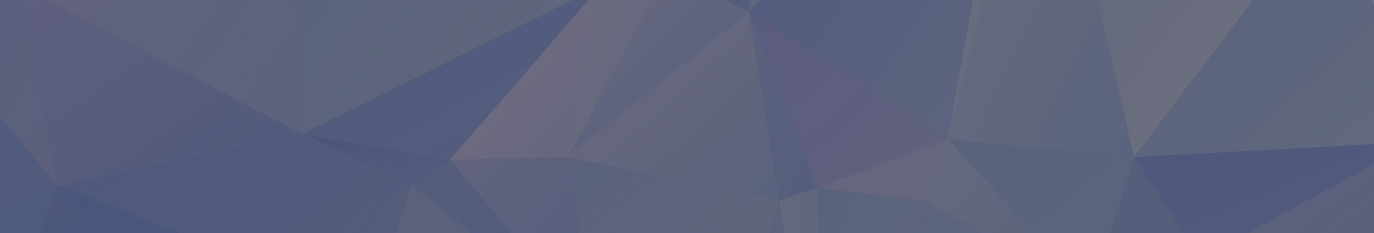
#> input picture app/themes/rating_image/default/assets/other/team_blue.png, 4122 x 698 px (shown at 1/3 size)
$ python -i utils.py   (imports and definitions only)
#> lines starting #> are read from the running program, lines starting #| are printed output that depends on the picture; after the words box and inside, x2 and y2 are one past the last pixel; in counts of white or black regions, pixels touching at a corner belong together
#> further down, picture is the input picture: PIL image 4122x698 RGB; mean R, G, B 91.5, 97.6, 125.1
from typing import Tuple

from PIL import Image, ImageDraw


# [44 lines left out: function crop_image, not called in this run]


def draw_fillet(img: Image.Image, radii: int = 20) -> Image.Image:
    """
    处理图片圆角
    :param img: pillow Image 对象
    :param radii: 圆角半径
    :return: pillow Image 对象
    """
#> called with radii = 20
    # 画圆（用于分离4个角）
    circle = Image.new("L", (radii * 2, radii * 2), 0)  # 创建一个黑色背景的画布
#> circle: PIL image 40x40 L; every value is 0
    draw = ImageDraw.Draw(circle)
    draw.ellipse((0, 0, radii * 2, radii * 2), fill=255)  # 画白色圆形
    # 原图
    img = img.convert("RGBA")
    w, h = img.size
#> w = 4122; h = 698
    # 画4个角（将整圆分离为4个部分）
    alpha = Image.new("L", img.size, 255)
#> alpha: PIL image 4122x698 L; every value is 255
    alpha.paste(circle.crop((0, 0, radii, radii)), (0, 0))  # 左上角
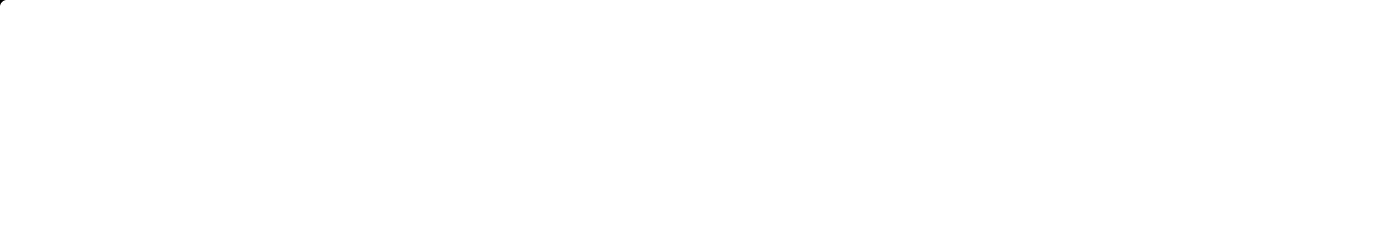
#> alpha: PIL image 4122x698 L (shown at 1/3 size); 100% white; 1 black region, box (x1, y1, x2, y2) and area: (0, 0, 16, 16) 92
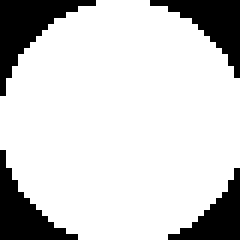
#> circle: PIL image 40x40 L (shown 6 times larger); 80.9% white; 4 black regions, box (x1, y1, x2, y2) and area: (0, 0, 16, 16) 92, (25, 0, 40, 13) 76, (0, 25, 13, 40) 76, (28, 28, 40, 40) 61
    alpha.paste(circle.crop((radii, 0, radii * 2, radii)), (w - radii, 0))  # 右上角
#> alpha: PIL image 4122x698 L; 100% white; 2 black regions, box (x1, y1, x2, y2) and area: (0, 0, 16, 16) 92, (4107, 0, 4122, 13) 76
    alpha.paste(
        circle.crop((radii, radii, radii * 2, radii * 2)), (w - radii, h - radii)
    )  # 右下角
#> alpha: PIL image 4122x698 L; 100% white; 3 black regions, box (x1, y1, x2, y2) and area: (0, 0, 16, 16) 92, (4107, 0, 4122, 13) 76, (4110, 686, 4122, 698) 61
    alpha.paste(circle.crop((0, radii, radii, radii * 2)), (0, h - radii))  # 左下角
#> alpha: PIL image 4122x698 L; 100% white; 4 black regions, box (x1, y1, x2, y2) and area: (0, 0, 16, 16) 92, (4107, 0, 4122, 13) 76, (0, 683, 13, 698) 76, (4110, 686, 4122, 698) 61
    # 白色区域透明可见，黑色区域不可见
    img.putalpha(alpha)
    return img


# [26 lines left out: function draw_rounded_rectangle, not called in this run]

>>> from PIL import Image
>>> picture = Image.open('../themes/rating_image/default/assets/other/team_blue.png')
>>> result = draw_fillet(picture)
